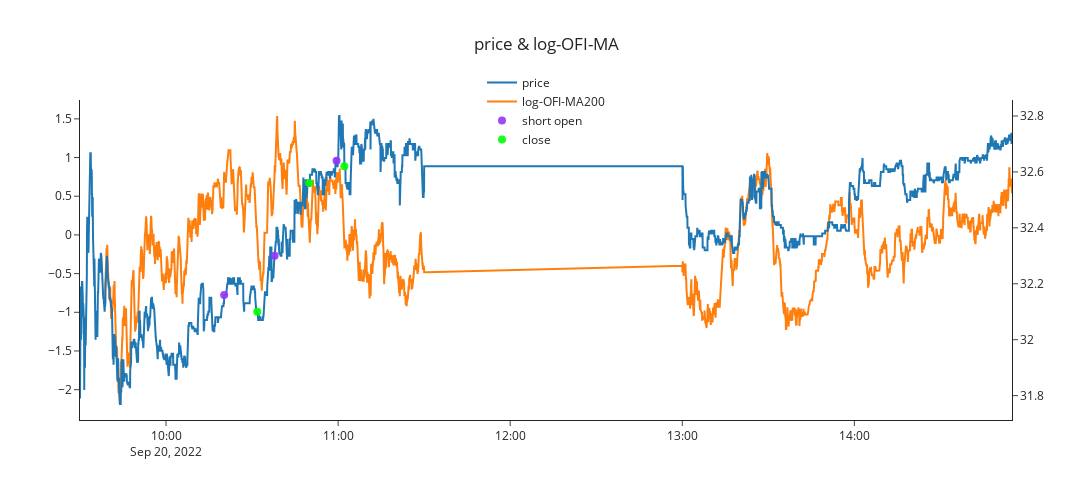

Here is the notebook cell this chart was saved with:
### Code cell
'''
rgba颜色对照表
https://wenku.baidu.com/view/41c91c5b24284b73f242336c1eb91a37f0113257.html
plotly绘制散点图
https://www.yisu.com/zixun/168081.html
'''

x_values = df_signal.reset_index()['index'].apply(str)
# x_values = [i for i in range(len(df_signal))]
trace1 = go.Scatter(
    x=x_values,
    y=df_signal['price'].loc[f'{start_date_formatted} 09:30:00':f'{end_date_formatted} 14:55:00'],
    name='price',
    xaxis='x', 
    yaxis='y2',#标明设置一个不同于trace1的一个坐标轴
    mode = 'lines'
)

trace2 = go.Scatter(
    x=x_values,
    y=df_signal['log-OFI-MA200'].loc[f'{start_date_formatted} 09:30:00':f'{end_date_formatted} 14:55:00'],
    name='log-OFI-MA200',
    mode = 'lines'
)


trace_long = go.Scatter(
    x = df_trade_long.index,
    y = df_trade_long['price'],
    xaxis='x', 
    yaxis='y2',#标明设置一个不同于trace1的一个坐标轴
    name = 'long open',
    mode = 'markers',
    marker = dict(
    size = 8, # 设置点的宽度
    color = 'rgba(227, 23, 13, .9)'), #红色
    )

trace_short = go.Scatter(
    x = df_trade_short.index,
    y = df_trade_short['price'],
    xaxis='x', 
    yaxis='y2',#标明设置一个不同于trace1的一个坐标轴
    name = 'short open',
    mode = 'markers',
    marker = dict(
    size =8, # 设置点的宽度
    color = 'rgba(151, 51, 250, .9)'), #紫色
    )

trace_close = go.Scatter(
    x = df_trade_close.index,
    y = df_trade_close['price'],
    xaxis='x', 
    yaxis='y2',#标明设置一个不同于trace1的一个坐标轴
    name = 'close',
    mode = 'markers',
    marker = dict(
    size = 8, # 设置点的宽度
    color = 'rgba(0, 255, 0, .9)'), #绿色
    )

data = [trace1,trace2,trace_long,trace_short,trace_close]
layout = go.Layout({"template": 'simple_white',
                   "title":{"text": 'price & log-OFI-MA', "x": 0.5}, 
                   "xaxis":{"title": {"text": None}, "tickformat": ''},
                   "yaxis":{"title": {"text": ""}},
                   "yaxis2": {'anchor': 'x', "overlaying": 'y', "side": 'right'}, #设置坐标轴的格式，一般次坐标轴在右侧
                   "legend":{"title": {"text": ""}, "x": 0.9, "y": 1.1},
                   "width": 1200,
                   "height": 500})

fig = go.Figure(data=data, layout=layout)
fig.update_layout(legend=dict(
    yanchor="top",
    # y=0.99,
    xanchor="center",
    x=0.5,
    # bgcolor="LightSteelBlue",
    # bordercolor="Black",
))
fig.show()

### Figure 1 — Plotly figure (JSON) as saved in the notebook; plotly's stock layout.template omitted (floating-point values rounded to 4 significant figures; data arrays with more than 128 entries replaced by an {"elided": "..."} marker saying what was removed)
{"data": [{"mode": "lines", "name": "price", "type": "scatter", "x": {"elided": "3971 str values"}, "xaxis": "x", "y": {"elided": "3971 float values"}, "yaxis": "y2"}, {"mode": "lines", "name": "log-OFI-MA200", "type": "scatter", "x": {"elided": "3971 str values"}, "y": {"elided": "3971 float values"}}, {"marker": {"color": "rgba(227, 23, 13, .9)", "size": 8}, "mode": "markers", "name": "long open", "type": "scatter", "x": [], "xaxis": "x", "y": [], "yaxis": "y2"}, {"marker": {"color": "rgba(151, 51, 250, .9)", "size": 8}, "mode": "markers", "name": "short open", "type": "scatter", "x": ["2022-09-20T10:20:16", "2022-09-20T10:37:52", "2022-09-20T10:59:28"], "xaxis": "x", "y": [32.16, 32.3, 32.64], "yaxis": "y2"}, {"marker": {"color": "rgba(0, 255, 0, .9)", "size": 8}, "mode": "markers", "name": "close", "type": "scatter", "x": ["2022-09-20T10:31:49", "2022-09-20T10:49:57", "2022-09-20T11:02:10"], "xaxis": "x", "y": [32.1, 32.56, 32.62], "yaxis": "y2"}], "layout": {"height": 500, "legend": {"title": {"text": ""}, "x": 0.5, "xanchor": "center", "y": 1.1, "yanchor": "top"}, "title": {"text": "price & log-OFI-MA", "x": 0.5}, "width": 1200, "xaxis": {"tickformat": ""}, "yaxis": {"title": {"text": ""}}, "yaxis2": {"anchor": "x", "overlaying": "y", "side": "right"}}}
